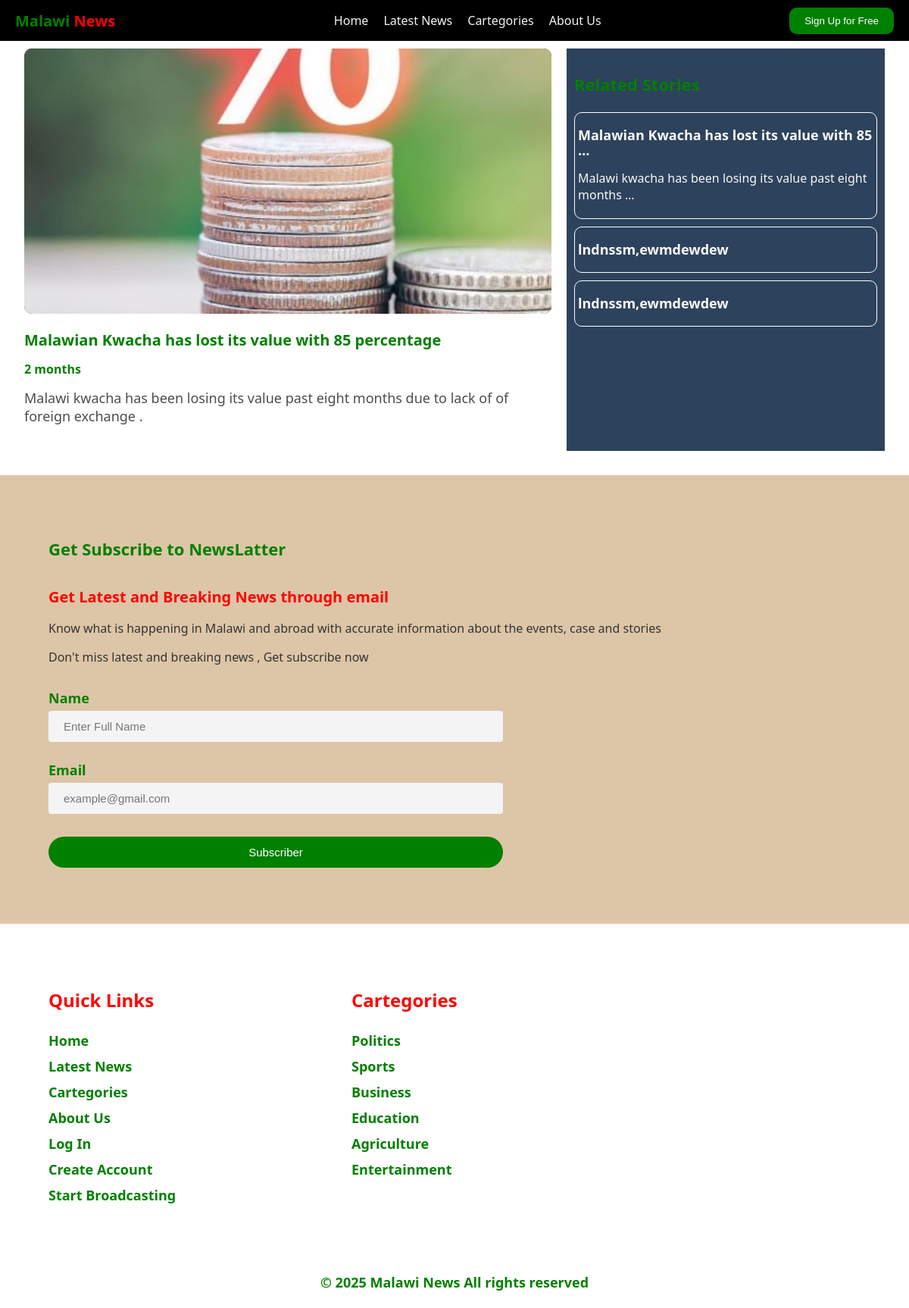
The page /latest-story/3 on the database its author committed.
### News/models.py (models this page shows, shortened)
class LatestNews(models.Model):
    Title = models.CharField( max_length=200)
    Cartegory = models.ForeignKey("Cartegory",  on_delete=models.CASCADE)
    Picture = models.ImageField(upload_to="News/Latest" ,null=True , blank=True)
    Story = models.TextField()
    Host = models.ForeignKey(Profile , on_delete=models.CASCADE)
    Created = models.DateTimeField(auto_now_add=True)
    Modified = models.DateTimeField(auto_now=True)

### News/views.py (the view)
# urls.py: path("latest-story/<str:pk>",views.LatestStory,name="latest-story"),
def LatestStory(request,pk):
    news = LatestNews.objects.get(id=pk)
    related_news = LatestNews.objects.filter(Cartegory=news.Cartegory)
    context ={
        "news":news,
        "related_news":related_news
    }
    return render(request,"pages/story-page.html",context)

### templates/pages/story-page.html
{% extends "index.html" %}
{% block content %}
<header>
    {% include "constants/navbar.html" %}
</header>
<main>
    <section class="news-page-container">
        <section class="news-container">
            <div class="news-page">
                <img src="{{news.Picture.url}}" alt="">
                <div class="news-text">
                    <h2>{{news.Title}}</h2>
                    <h4>{{news.Created|timesince}}</h4>
                    <p>{{news.Story|linebreaks}}</p>
                </div>
            </div>
        </section>
        <aside>
            <div class="title">
                <h1>Related Stories</h1>
            </div>
            <div class="top-wrapper">
                {% for item in related_news %}
                <a href="{% url 'story-news' item.id %}">
                  <div class="top-card">
                    <h2>{{item.Title|truncatewords:8}}</h2>
                    <p>{{item.Story|truncatewords:10}}</p>
                  </div>
                </a>
                {% endfor %}
              </div>
        </aside>
    </section>
</main>
{% include "constants/footer.html" %}
{% endblock  %}

### static/CSS/style.css (style rules this page uses)
body { box-sizing: border-box; margin: 0; padding: 0; font-family: 'Segoe UI', Tahoma, Geneva, Verdana, sans-serif; }
* { list-style: none; text-decoration: none; }
.title h1 { color: green; font-size: 22px; }
aside { width: 400px; background-color: #2d425c; padding: 10px; }
.top-card { border-radius: 10px; padding: 4px; border: 1.5px solid #fff; margin: 10px 0px; transition: all 300ms ease-in; }
.top-card h2 { line-height: 20px; font-size: 18px; color:#faf9f6; }
.top-card p { color:#faf9f6; }
.news-text h2 { color:green; font-size: 20px; }
.news-text p { color: rgba(0,0,0,0.7); font-size: 18px; font-weight: 500; }
.news-text h4 { color: green; }
.news-page-container { padding: 4rem 2rem 2rem; display: flex; gap: 20px; }
.news-container { flex: 1; padding-bottom: 1rem; }
.news-page img { width: 100%; height: 350px; object-fit: cover; border-radius: 10px; background-color: #1f2d23; }
.news-text h2 { color: green; line-height: 25px; }
.news-text h4 { color:rgba(0,0,0,0.6); line-height: 10px; }
.news-text p { font-size: 16px; font-weight: 500; }

### rows shown on the page
LatestNews: Picture (picture), Title "Malawian Kwacha has lost its value with 85 percentage", Created "2 months", Story "Malawi kwacha has been losing its value past eight months due to lack of of foreign exchange .", Title "Malawian Kwacha has lost its value with 85 …", Story "Malawi kwacha has been losing its value past eight months …"
LatestNews: Title "lndnssm,ewmdewdew"
LatestNews: Title "lndnssm,ewmdewdew"
